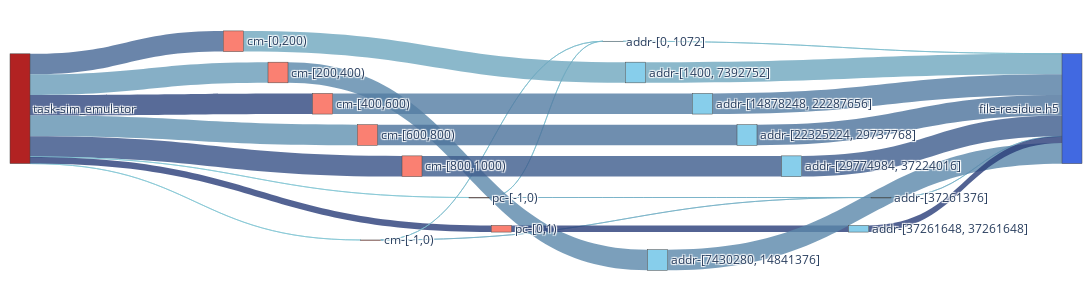

Here is the notebook cell this chart was saved with:
### Code cell
sim_nodes, sim_nodes_dict = get_nodes_for_sankey(G_SIM, rm_tags=['sim'])

# print(node_ref2)

sim_links = get_links_for_sankey(G_SIM, sim_nodes_dict)
fig = go.Figure(go.Sankey(
            node = sim_nodes,
            link = sim_links, orientation='h'))


fig.update_layout(
    autosize=False,
    width=1400,
    height=300,
    margin=dict(
        l=10,
        r=10,
        b=40,
        t=10,
        pad=2
    ),
)
fig.show()
fig.write_html(f"{image_path}/sankey-grouped-sim-vol-vfd-.html")

### Figure 1 — Plotly figure (JSON) as saved in the notebook; plotly's stock layout.template omitted (floating-point values rounded to 4 significant figures)
{"data": [{"link": {"color": ["rgba(132.85714285714286, 199.28571428571428, 212.85714285714286, 0.8)", "rgba(68.57142857142857, 102.85714285714286, 148.57142857142856, 0.8)", "rgba(104.28571428571428, 156.42857142857144, 184.28571428571428, 0.8)", "rgba(47.14285714285715, 70.71428571428572, 127.14285714285715, 0.8)", "rgba(97.14285714285714, 145.71428571428572, 177.14285714285714, 0.8)", "rgba(54.28571428571429, 81.42857142857144, 134.28571428571428, 0.8)", "rgba(132.85714285714286, 199.28571428571428, 212.85714285714286, 0.8)", "rgba(40.0, 60.0, 120.0, 0.8)", "rgba(125.71428571428572, 188.57142857142858, 205.71428571428572, 0.8)", "rgba(118.57142857142857, 177.85714285714286, 198.57142857142858, 0.8)", "rgba(125.71428571428572, 188.57142857142858, 205.71428571428572, 0.8)", "rgba(118.57142857142857, 177.85714285714286, 198.57142857142858, 0.8)", "rgba(111.42857142857143, 167.14285714285714, 191.42857142857144, 0.8)", "rgba(90.0, 135.0, 170.0, 0.8)", "rgba(82.85714285714286, 124.28571428571429, 162.85714285714286, 0.8)", "rgba(75.71428571428571, 113.57142857142857, 155.71428571428572, 0.8)", "rgba(61.42857142857143, 92.14285714285714, 141.42857142857144, 0.8)", "rgba(40.0, 60.0, 120.0, 0.8)", "rgba(125.71428571428572, 188.57142857142858, 205.71428571428572, 0.8)", "rgba(118.57142857142857, 177.85714285714286, 198.57142857142858, 0.8)", "rgba(111.42857142857143, 167.14285714285714, 191.42857142857144, 0.8)", "rgba(90.0, 135.0, 170.0, 0.8)", "rgba(82.85714285714286, 124.28571428571429, 162.85714285714286, 0.8)", "rgba(75.71428571428571, 113.57142857142857, 155.71428571428572, 0.8)", "rgba(61.42857142857143, 92.14285714285714, 141.42857142857144, 0.8)", "rgba(40.0, 60.0, 120.0, 0.8)"], "label": ["Access Volume : 0 <br />Average Count : 4 <br />Average Access Size : 0 <br />Operation : write<br />Bandwidth : 0", "Access Volume : 7.42 MB <br />Average Count : 200 <br />Average Access Size : 37.11 KB <br />Operation : write<br />Bandwidth : 2.41 MB/s", "Access Volume : 7.44 MB <br />Average Count : 200 <br />Average Access Size : 37.21 KB <br />Operation : write<br />Bandwidth : 1.87 MB/s", "Access Volume : 7.44 MB <br />Average Count : 200 <br />Average Access Size : 37.2 KB <br />Operation : write<br />Bandwidth : 2.51 MB/s", "Access Volume : 7.44 MB <br />Average Count : 200 <br />Average Access Size : 37.21 KB <br />Operation : write<br />Bandwidth : 1.89 MB/s", "Access Volume : 7.48 MB <br />Average Count : 201 <br />Average Access Size : 37.21 KB <br />Operation : write<br />Bandwidth : 2.48 MB/s", "Access Volume : 0 <br />Average Count : 4 <br />Average Access Size : 0 <br />Operation : write<br />Bandwidth : 0", "Access Volume : 2.4 MB <br />Average Count : 1 <br />Average Access Size : 2.4 MB <br />Operation : write<br />Bandwidth : 1.56 GB/s", "Access Volume : 5.19 KB <br />Average Count : 24 <br />Average Access Size : 216.33 B <br />Operation : write<br />Bandwidth : 292.05 B/s", "Access Volume : 272 B <br />Average Count : 1 <br />Average Access Size : 272 B <br />Operation : write<br />Bandwidth : 176.85 KB/s", "Access Volume : 5.19 KB <br />Average Count : 24 <br />Average Access Size : 216.33 B <br />Operation : write<br />Bandwidth : 292.05 B/s", "Access Volume : 272 B <br />Average Count : 1 <br />Average Access Size : 272 B <br />Operation : write<br />Bandwidth : 176.85 KB/s", "Access Volume : 7.46 MB <br />Average Count : 202 <br />Average Access Size : 36.94 KB <br />Operation : write<br />Bandwidth : 440.16 KB/s", "Access Volume : 7.45 MB <br />Average Count : 200 <br />Average Access Size : 37.24 KB <br />Operation : write<br />Bandwidth : 2.11 MB/s", "Access Volume : 7.45 MB <br />Average Count : 200 <br />Average Access Size : 37.23 KB <br />Operation : write<br />Bandwidth : 2.12 MB/s", "Access Volume : 7.45 MB <br />Average Count : 200 <br />Average Access Size : 37.25 KB <br />Operation : write<br />Bandwidth : 2.13 MB/s", "Access Volume : 7.49 MB <br />Average Count : 201 <br />Average Access Size : 37.25 KB <br />Operation : write<br />Bandwidth : 2.42 MB/s", "Access Volume : 2.4 MB <br />Average Count : 1 <br />Average Access Size : 2.4 MB <br />Operation : write<br />Bandwidth : 1.56 GB/s", "Access Volume : 5.19 KB <br />Average Count : 24 <br />Average Access Size : 216.33 B <br />Operation : write<br />Bandwidth : 292.05 B/s", "Access Volume : 272 B <br />Average Count : 1 <br />Average Access Size : 272 B <br />Operation : write<br />Bandwidth : 176.85 KB/s", "Access Volume : 7.46 MB <br />Average Count : 202 <br />Average Access Size : 36.94 KB <br />Operation : write<br />Bandwidth : 440.16 KB/s", "Access Volume : 7.45 MB <br />Average Count : 200 <br />Average Access Size : 37.24 KB <br />Operation : write<br />Bandwidth : 2.11 MB/s", "Access Volume : 7.45 MB <br />Average Count : 200 <br />Average Access Size : 37.23 KB <br />Operation : write<br />Bandwidth : 2.12 MB/s", "Access Volume : 7.45 MB <br />Average Count : 200 <br />Average Access Size : 37.25 KB <br />Operation : write<br />Bandwidth : 2.13 MB/s", "Access Volume : 7.49 MB <br />Average Count : 201 <br />Average Access Size : 37.25 KB <br />Operation : write<br />Bandwidth : 2.42 MB/s", "Access Volume : 2.4 MB <br />Average Count : 1 <br />Average Access Size : 2.4 MB <br />Operation : write<br />Bandwidth : 1.56 GB/s"], "source": [0, 0, 0, 0, 0, 0, 0, 0, 1, 1, 2, 2, 3, 4, 5, 6, 7, 8, 9, 10, 11, 12, 13, 14, 15, 16], "target": [1, 3, 4, 5, 6, 7, 2, 8, 9, 10, 9, 10, 11, 12, 13, 14, 15, 16, 17, 17, 17, 17, 17, 17, 17, 17], "value": [1, 7422108, 7441148, 7440164, 7442936, 7479508, 1, 2400000, 5192, 272, 5192, 272, 7460880, 7447968, 7446976, 7449760, 7486392, 2400000, 5192, 272, 7460880, 7447968, 7446976, 7449760, 7486392, 2400000]}, "node": {"color": ["FireBrick", "Salmon", "Salmon", "Salmon", "Salmon", "Salmon", "Salmon", "Salmon", "Salmon", "SkyBlue", "SkyBlue", "SkyBlue", "SkyBlue", "SkyBlue", "SkyBlue", "SkyBlue", "SkyBlue", "RoyalBlue"], "label": ["task-sim_emulator", "cm-[-1,0)", "pc-[-1,0)", "cm-[0,200)", "cm-[200,400)", "cm-[400,600)", "cm-[600,800)", "cm-[800,1000)", "pc-[0,1)", "addr-[0, 1072]", "addr-[37261376]", "addr-[1400, 7392752]", "addr-[7430280, 14841376]", "addr-[14878248, 22287656]", "addr-[22325224, 29737768]", "addr-[29774984, 37224016]", "addr-[37261648, 37261648]", "file-residue.h5"], "x": [0, 0.1875, 0.4375, 0.2083, 0.25, 0.2917, 0.3333, 0.375, 0.4583, 0.5625, 0.8125, 0.5833, 0.6042, 0.6458, 0.6875, 0.7292, 0.7917, 1], "y": [0, 0, 0.75, 0.125, 0.25, 0.375, 0.5, 0.625, 0.875, 0.125, 0.75, 0.25, 1, 0.375, 0.5, 0.625, 0.875, 0]}, "orientation": "h", "type": "sankey"}], "layout": {"autosize": false, "height": 300, "margin": {"b": 40, "l": 10, "pad": 2, "r": 10, "t": 10}, "width": 1400}}
